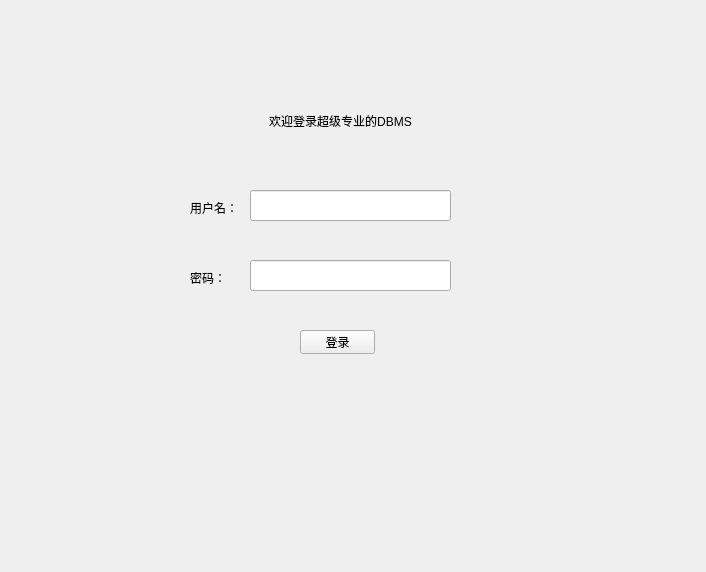
<?xml version="1.0" encoding="UTF-8"?>
<ui version="4.0">
 <class>loginClass</class>
 <widget class="QWidget" name="loginClass">
  <property name="geometry">
   <rect>
    <x>0</x>
    <y>0</y>
    <width>706</width>
    <height>572</height>
   </rect>
  </property>
  <property name="windowTitle">
   <string>Form</string>
  </property>
  <widget class="QLabel" name="label">
   <property name="geometry">
    <rect>
     <x>210</x>
     <y>80</y>
     <width>261</width>
     <height>81</height>
    </rect>
   </property>
   <property name="styleSheet">
    <string notr="true">font: 700 14pt &quot;Microsoft YaHei UI&quot;;</string>
   </property>
   <property name="text">
    <string>欢迎登录超级专业的DBMS</string>
   </property>
   <property name="alignment">
    <set>Qt::AlignCenter</set>
   </property>
  </widget>
  <widget class="QLabel" name="label_2">
   <property name="geometry">
    <rect>
     <x>190</x>
     <y>200</y>
     <width>54</width>
     <height>16</height>
    </rect>
   </property>
   <property name="text">
    <string>用户名：</string>
   </property>
  </widget>
  <widget class="QLabel" name="label_3">
   <property name="geometry">
    <rect>
     <x>190</x>
     <y>270</y>
     <width>54</width>
     <height>16</height>
    </rect>
   </property>
   <property name="text">
    <string>密码：</string>
   </property>
  </widget>
  <widget class="QLineEdit" name="nameEdit">
   <property name="geometry">
    <rect>
     <x>250</x>
     <y>190</y>
     <width>201</width>
     <height>31</height>
    </rect>
   </property>
   <property name="clearButtonEnabled">
    <bool>true</bool>
   </property>
  </widget>
  <widget class="QLineEdit" name="passwordEdit">
   <property name="geometry">
    <rect>
     <x>250</x>
     <y>260</y>
     <width>201</width>
     <height>31</height>
    </rect>
   </property>
   <property name="clearButtonEnabled">
    <bool>true</bool>
   </property>
  </widget>
  <widget class="QPushButton" name="loginButton">
   <property name="geometry">
    <rect>
     <x>300</x>
     <y>330</y>
     <width>75</width>
     <height>24</height>
    </rect>
   </property>
   <property name="text">
    <string>登录</string>
   </property>
  </widget>
 </widget>
 <resources/>
 <connections/>
</ui>
